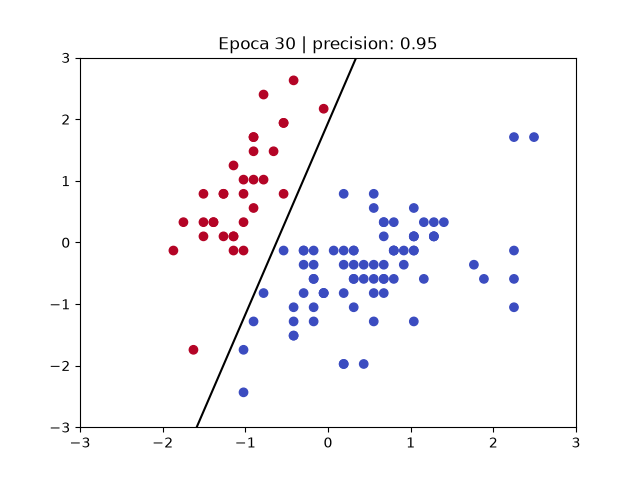

Write the Python code that produced this figure.
# Importaciones de iberia # Experimento de redes (Perceptrón)
import numpy as np 
import matplotlib.pyplot as plt
from sklearn.datasets import  load_iris 
from sklearn.preprocessing import StandardScaler
from sklearn.model_selection import train_test_split
from sklearn.linear_model import Perceptron

# cargando el dataset de iris
iris = load_iris()
X =  iris.data[:, :2] # Usamos el Largo y el ancho del Sépalo 
y = (iris.target== 0).astype(int) # Clase Setosa vs resto

# Normalizamos los datos 
scaler = StandardScaler()
X = scaler.fit_transform(X)

# Dividimos el dataset en entrenamiento y prueba
X_train, X_test, y_train, y_test = train_test_split(X, y)

# Creamos el Perceptrón
clf = Perceptron(eta0=0.1, random_state=42)
clases = np.array([0, 1])
xs = np.linspace(-3, 3, 100)
plt.ion()
fig, ax = plt.subplots()
for epoca in range(1, 31):
    clf.partial_fit(X_train, y_train, classes=clases)
    w0, w1 = clf.coef_[0]
    b = clf.intercept_[0]
    ax.clear()
    ax.scatter(X_train[:, 0], X_train[:, 1], c=y_train, cmap="coolwarm")
    if w1 != 0:
       ax.plot(xs, -(w0 * xs + b) / w1, "k")
    ax.set_xlim(-3, 3)
    ax.set_ylim(-3, 3)
    ax.set_title(f"Epoca {epoca} | precision: {clf.score(X_test, y_test):.2f}")
plt.ioff()
plt.show()    

# Definimos  el nuevo punto sepal length 0,5 cm and sepal width 1.4 cm
new_data_point = np.array([[5.0, 3.5]])

# Escalamos para estar igual que el set de entrenamiento
new_data_point_scaled = scaler.transform(new_data_point)

# Predice  la clase con la red neuronal 
predicted_class = clf.predict(new_data_point_scaled)

predicted_label = 'Setosa' if predicted_class[0] == 1 else 'Not Setosa'
print(f"Para el dato sepal length 5.0 and sepal width 3.5 (normalized: {new_data_point_scaled[0]}")
print(f"La clase es: {predicted_class[0]} ({predicted_label})")
